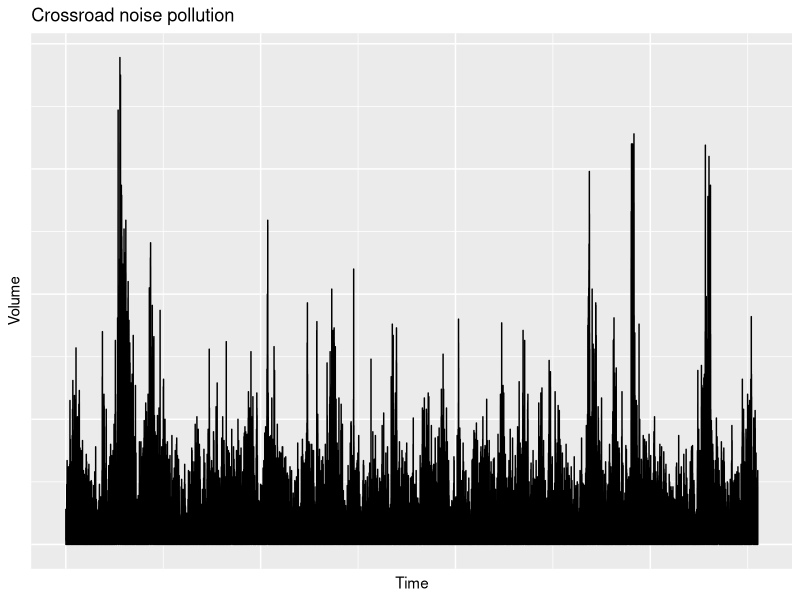

R code for this plot:
# Plotting generated data in R
require(ggplot2)

collection <- read.table("../prototypes/1.0/NoiseDetection_graph/output.csv", sep=",")
p <- qplot(1:nrow(collection),collection[,1], geom="line", main="Crossroad noise pollution", ylab="Volume", xlab="Time")
p + theme(axis.text.x = element_blank(), axis.text.y = element_blank(), axis.ticks = element_blank())
